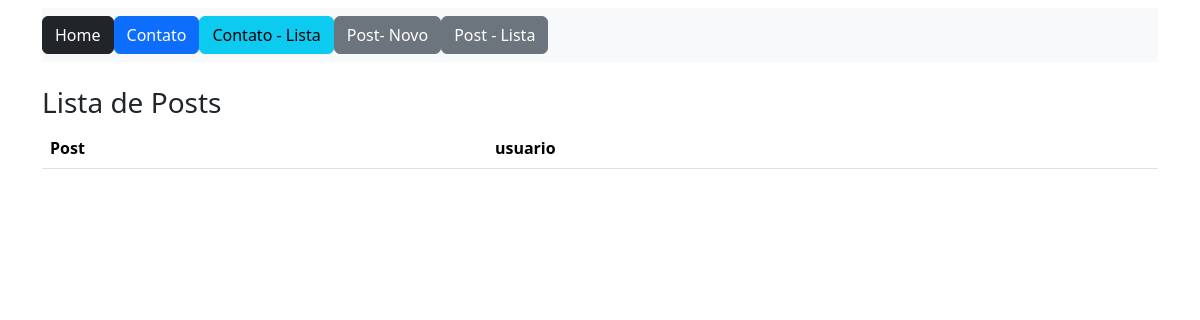
Before: /post/lista (signed in) with the older database file.
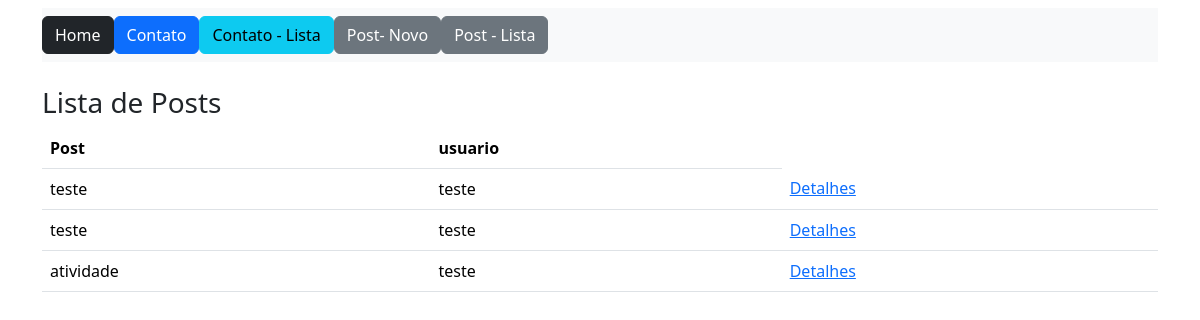
After: the same page with the newer database file.
### app/models.py (models this page shows)
class Post(db.Model):
    id = db.Column(db.Integer, primary_key=True)
    data_criacao = db.Column(db.DateTime, default=datetime.now)
    mensagem = db.Column(db.String, nullable=True)
    imagem = db.Column(db.String, nullable=True, default='default.png')
    user_id = db.Column(db.Integer, db.ForeignKey('user.id'), nullable=False)
    comentarios = db.relationship('PostComentarios', backref='post', lazy=True)
    def msg_resumo(self):
        return f"{self.mensagem[:10]}"

class User(db.Model, UserMixin):
    id = db.Column(db.Integer, primary_key=True)
    nome = db.Column(db.String, nullable=True)
    sobrenome = db.Column(db.String, nullable=True)
    email = db.Column(db.String, nullable=True)
    senha = db.Column(db.String, nullable=True)
    posts = db.relationship('Post', backref='user', lazy=True)
    comentarios = db.relationship('PostComentarios', back_populates='user')

### app/view.py (the view)
@app.route('/post/lista')
@login_required
def PostLista():
    posts = Post.query.all()
    return render_template('post_lista.html', posts=posts)

### app/models.py (called while the page is built)
@login_manager.user_loader
def load_user(user_id):
    return User.query.get(user_id)

### app/templates/post_lista.html (shortened to what this page needs)
{%extends 'base.html'%}
{%block content%}
    <div class="container">
        {%include 'nav.html'%}
            <div class="row mt-4">
                <h3>Lista de Posts</h3>
            </div>
                <div class="col-12">
                    <table class="table">
                        <thead>
                            <tr>
                                <th>Post</th>
                                <th>usuario</th>
                            </tr>
                        </thead>
                        <body>
                           {% for linha in posts %}
                           <tr>
                            <td>{{linha.msg_resumo()}}</td>
                            <td>{{linha.user.nome}}</td>
                            <td><a href="{{url_for('PostDetail', id=linha.id)}}">Detalhes</a></td>
                           </tr>
                           {%endfor%}
                        </body>
                    </table>
                </div>
        </div>
{%endblock%}

### app/templates/base.html (shortened to what this page needs)
<!DOCTYPE html>
<html lang="pt-br">
<head>
    <link href="https://cdn.jsdelivr.net/npm/bootstrap@5.3.7/dist/css/bootstrap.min.css" rel="stylesheet">
</head>
<body>
    {% block content%} {%endblock%}
</body>
</html>

### app/templates/nav.html (shortened to what this page needs)
<nav class="navbar navbar-expand-lg bg-body-tertiary">
    <a href="/" class="btn btn-dark">Home</a>
    <a href="{{url_for('contato')}}" class="btn btn-primary">Contato</a>
    <a href="{{url_for('contatoLista')}}" class="btn btn-info">Contato - Lista</a>
    <a href="{{url_for('PostNovo')}}" class="btn btn-secondary">Post- Novo</a>
    <a href="{{url_for('PostLista')}}" class="btn btn-secondary">Post - Lista</a>
</nav>

Changed rows visible on the page:
added Post: msg_resumo "teste", user.nome "teste"
added Post: msg_resumo "teste", user.nome "teste"
added Post: msg_resumo "atividade", user.nome "teste"
